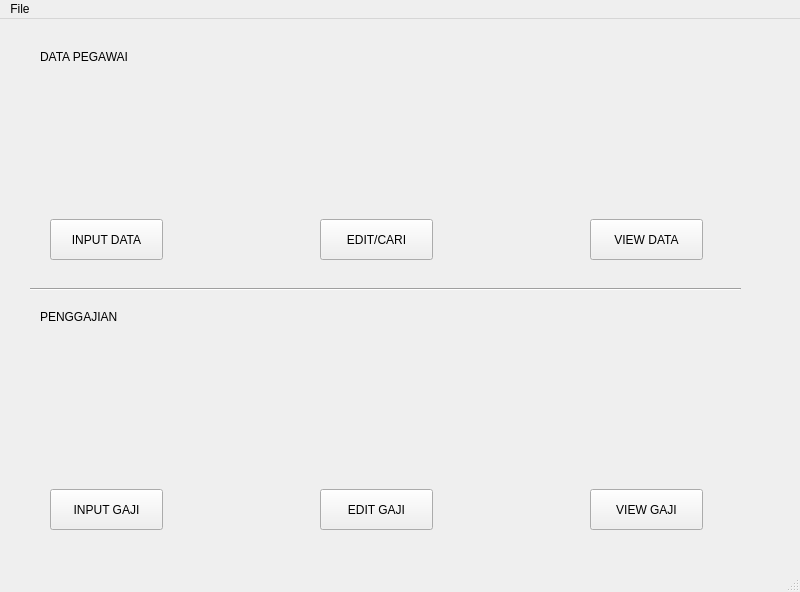
<?xml version="1.0" encoding="UTF-8"?>
<ui version="4.0">
 <class>MainWindow</class>
 <widget class="QMainWindow" name="MainWindow">
  <property name="geometry">
   <rect>
    <x>0</x>
    <y>0</y>
    <width>800</width>
    <height>592</height>
   </rect>
  </property>
  <property name="windowTitle">
   <string>MainWindow</string>
  </property>
  <widget class="QWidget" name="centralwidget">
   <widget class="QPushButton" name="pushButton_4">
    <property name="geometry">
     <rect>
      <x>50</x>
      <y>470</y>
      <width>113</width>
      <height>41</height>
     </rect>
    </property>
    <property name="text">
     <string>INPUT GAJI</string>
    </property>
   </widget>
   <widget class="QPushButton" name="pushButton_5">
    <property name="geometry">
     <rect>
      <x>320</x>
      <y>470</y>
      <width>113</width>
      <height>41</height>
     </rect>
    </property>
    <property name="text">
     <string>EDIT GAJI</string>
    </property>
   </widget>
   <widget class="QPushButton" name="pushButton_6">
    <property name="geometry">
     <rect>
      <x>590</x>
      <y>470</y>
      <width>113</width>
      <height>41</height>
     </rect>
    </property>
    <property name="text">
     <string>VIEW GAJI</string>
    </property>
   </widget>
   <widget class="QPushButton" name="pushButton">
    <property name="geometry">
     <rect>
      <x>50</x>
      <y>200</y>
      <width>113</width>
      <height>41</height>
     </rect>
    </property>
    <property name="text">
     <string>INPUT DATA</string>
    </property>
   </widget>
   <widget class="QPushButton" name="pushButton_2">
    <property name="geometry">
     <rect>
      <x>320</x>
      <y>200</y>
      <width>113</width>
      <height>41</height>
     </rect>
    </property>
    <property name="text">
     <string>EDIT/CARI</string>
    </property>
   </widget>
   <widget class="QPushButton" name="pushButton_3">
    <property name="geometry">
     <rect>
      <x>590</x>
      <y>200</y>
      <width>113</width>
      <height>41</height>
     </rect>
    </property>
    <property name="text">
     <string>VIEW DATA</string>
    </property>
   </widget>
   <widget class="Line" name="line">
    <property name="geometry">
     <rect>
      <x>30</x>
      <y>260</y>
      <width>711</width>
      <height>20</height>
     </rect>
    </property>
    <property name="orientation">
     <enum>Qt::Horizontal</enum>
    </property>
   </widget>
   <widget class="QLabel" name="label">
    <property name="geometry">
     <rect>
      <x>40</x>
      <y>30</y>
      <width>120</width>
      <height>16</height>
     </rect>
    </property>
    <property name="text">
     <string>DATA PEGAWAI</string>
    </property>
   </widget>
   <widget class="QLabel" name="label_2">
    <property name="geometry">
     <rect>
      <x>40</x>
      <y>290</y>
      <width>111</width>
      <height>16</height>
     </rect>
    </property>
    <property name="text">
     <string>PENGGAJIAN</string>
    </property>
   </widget>
   <widget class="QLabel" name="label_3">
    <property name="geometry">
     <rect>
      <x>30</x>
      <y>60</y>
      <width>151</width>
      <height>131</height>
     </rect>
    </property>
    <property name="text">
     <string/>
    </property>
    <property name="pixmap">
     <pixmap>icon/input-data-1-512.png</pixmap>
    </property>
    <property name="scaledContents">
     <bool>true</bool>
    </property>
   </widget>
   <widget class="QLabel" name="label_4">
    <property name="geometry">
     <rect>
      <x>310</x>
      <y>90</y>
      <width>131</width>
      <height>101</height>
     </rect>
    </property>
    <property name="text">
     <string/>
    </property>
    <property name="pixmap">
     <pixmap>../../../Pictures/icon/database/edit-data-list-512.png</pixmap>
    </property>
    <property name="scaledContents">
     <bool>true</bool>
    </property>
   </widget>
   <widget class="QLabel" name="label_5">
    <property name="geometry">
     <rect>
      <x>570</x>
      <y>60</y>
      <width>151</width>
      <height>131</height>
     </rect>
    </property>
    <property name="text">
     <string/>
    </property>
    <property name="pixmap">
     <pixmap>../../../Pictures/icon/database/view-data-1-512.png</pixmap>
    </property>
    <property name="scaledContents">
     <bool>true</bool>
    </property>
   </widget>
   <widget class="QLabel" name="label_6">
    <property name="geometry">
     <rect>
      <x>30</x>
      <y>330</y>
      <width>151</width>
      <height>131</height>
     </rect>
    </property>
    <property name="text">
     <string/>
    </property>
    <property name="pixmap">
     <pixmap>icon/money-32-512.png</pixmap>
    </property>
    <property name="scaledContents">
     <bool>true</bool>
    </property>
   </widget>
   <widget class="QLabel" name="label_7">
    <property name="geometry">
     <rect>
      <x>300</x>
      <y>320</y>
      <width>151</width>
      <height>131</height>
     </rect>
    </property>
    <property name="text">
     <string/>
    </property>
    <property name="pixmap">
     <pixmap>../../../Pictures/icon/database/edit-50-512.png</pixmap>
    </property>
    <property name="scaledContents">
     <bool>true</bool>
    </property>
   </widget>
   <widget class="QLabel" name="label_8">
    <property name="geometry">
     <rect>
      <x>570</x>
      <y>310</y>
      <width>151</width>
      <height>131</height>
     </rect>
    </property>
    <property name="text">
     <string/>
    </property>
    <property name="pixmap">
     <pixmap>../../../Pictures/icon/database/view-data-1-512.png</pixmap>
    </property>
    <property name="scaledContents">
     <bool>true</bool>
    </property>
   </widget>
  </widget>
  <widget class="QMenuBar" name="menubar">
   <property name="geometry">
    <rect>
     <x>0</x>
     <y>0</y>
     <width>800</width>
     <height>22</height>
    </rect>
   </property>
   <widget class="QMenu" name="menuFile">
    <property name="title">
     <string>File</string>
    </property>
    <widget class="QMenu" name="menuPegawai">
     <property name="title">
      <string>Pegawai</string>
     </property>
     <addaction name="actionInput"/>
     <addaction name="actionEdit"/>
    </widget>
    <addaction name="actionPayroll"/>
    <addaction name="menuPegawai"/>
    <addaction name="actionKeluar"/>
   </widget>
   <addaction name="menuFile"/>
  </widget>
  <widget class="QStatusBar" name="statusbar"/>
  <action name="actionPayroll">
   <property name="text">
    <string>Payroll</string>
   </property>
  </action>
  <action name="actionKeluar">
   <property name="text">
    <string>Keluar</string>
   </property>
  </action>
  <action name="actionInput">
   <property name="text">
    <string>Input</string>
   </property>
  </action>
  <action name="actionEdit">
   <property name="text">
    <string>Edit</string>
   </property>
  </action>
 </widget>
 <resources/>
 <connections/>
</ui>
